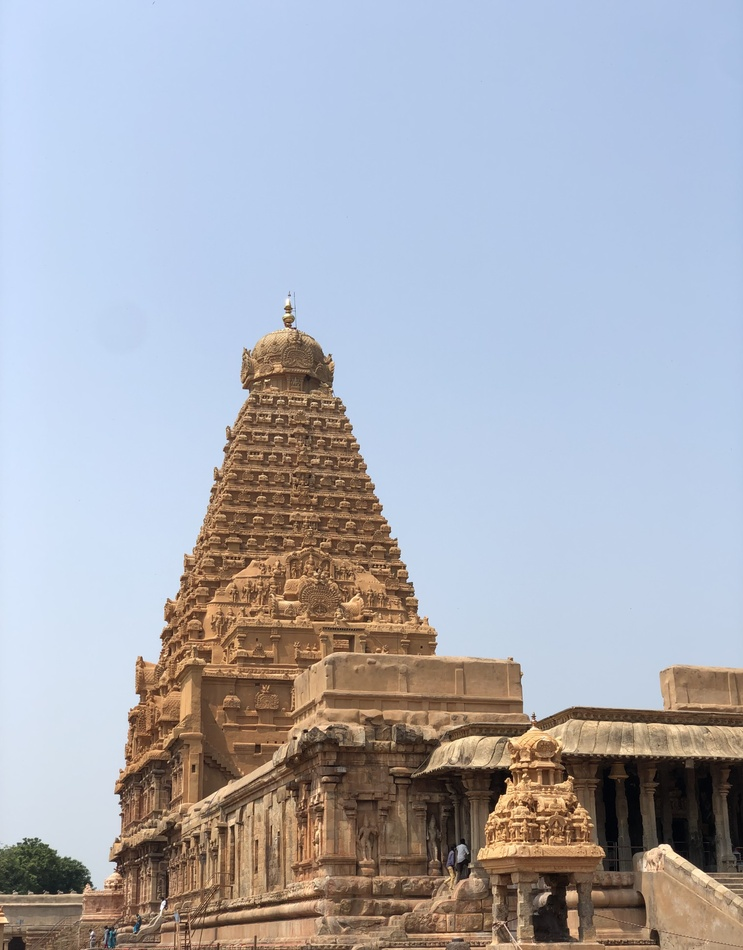
#> input picture data/reference/334f659051.jpg, 743 x 950 px, shrunk from 3022 x 3864 before the run
$ python -i preprocessing.py   (imports and definitions only)   (older library calls are emulated)
#> lines starting #> are read from the running program, lines starting #| are printed output that depends on the picture
#> further down, picture is the input picture: shape (950, 743, 3); mean B, G, R 182.3, 173, 170.5
"""
preprocessing.py — Image preprocessing for 3D reconstruction.

Steps applied:
  1. CLAHE (Contrast Limited Adaptive Histogram Equalization)
  2. Denoising (Non-local means)
  3. Sharpening (unsharp mask)
  4. Stone-texture enhancement (LAB colour adjustment)
  5. Quality assessment (blur metric, exposure)
"""

import logging
from typing import List, Tuple

import cv2
import numpy as np

logger = logging.getLogger(__name__)


def enhance_contrast(img: np.ndarray) -> np.ndarray:
    """CLAHE on luminance channel (preserves stone colour while boosting detail)."""
    lab = cv2.cvtColor(img, cv2.COLOR_BGR2LAB)
#> lab: shape (950, 743, 3); mean of channels 0, 1, 2 179.3, 130.4, 124
    l, a, b = cv2.split(lab)
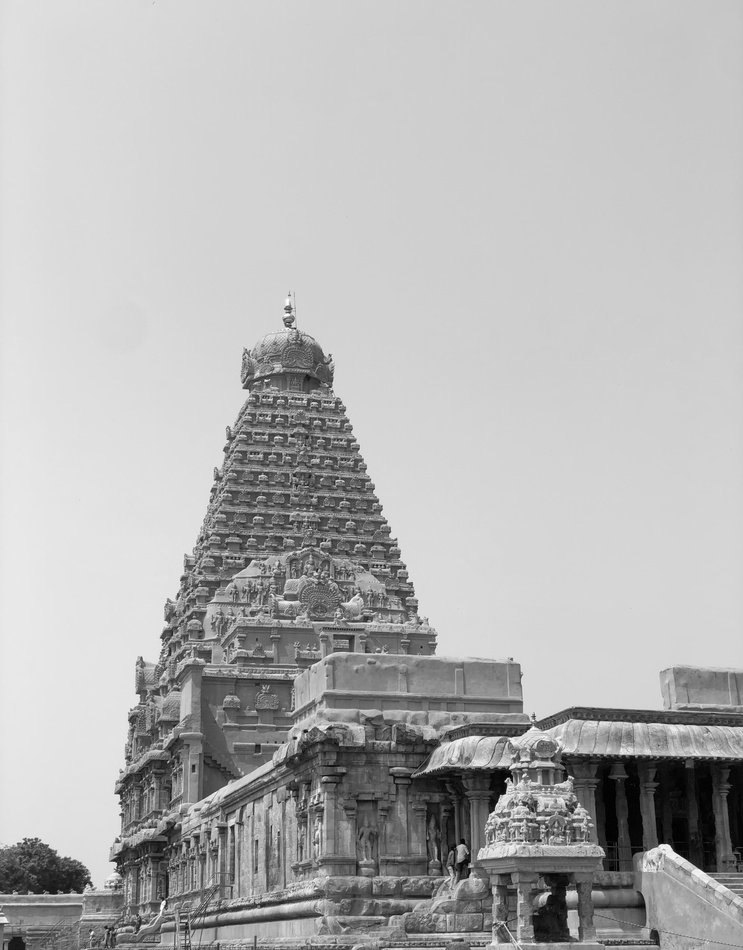
#> l: shape (950, 743); min 0, max 255, mean 179.3
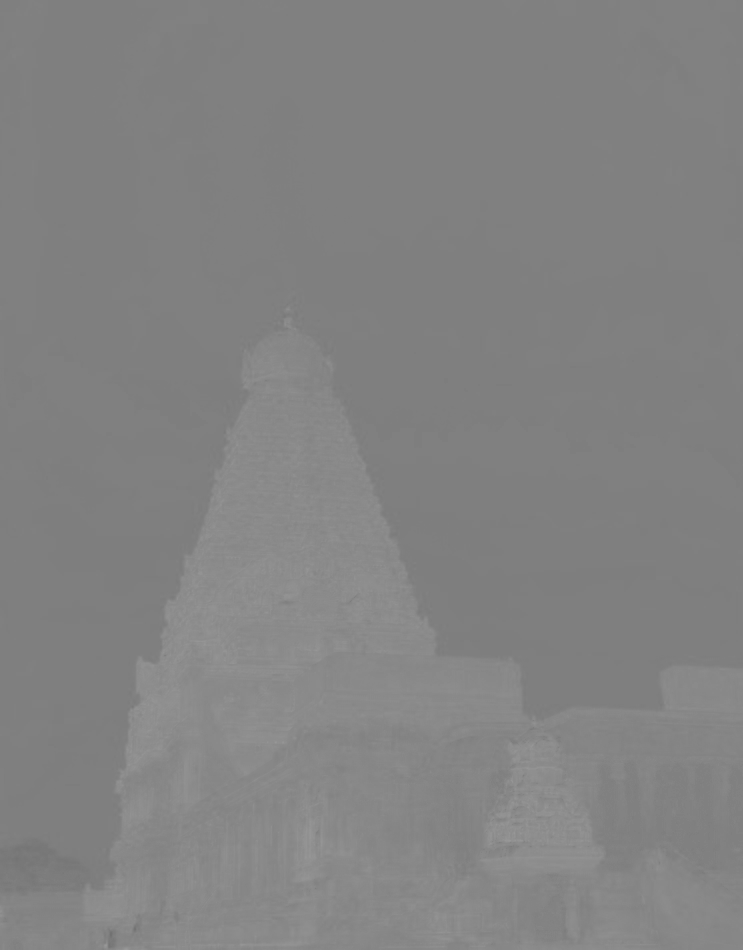
#> a: shape (950, 743); min 113, max 153, mean 130.4
    clahe = cv2.createCLAHE(clipLimit=2.0, tileGridSize=(8, 8))
    l = clahe.apply(l)
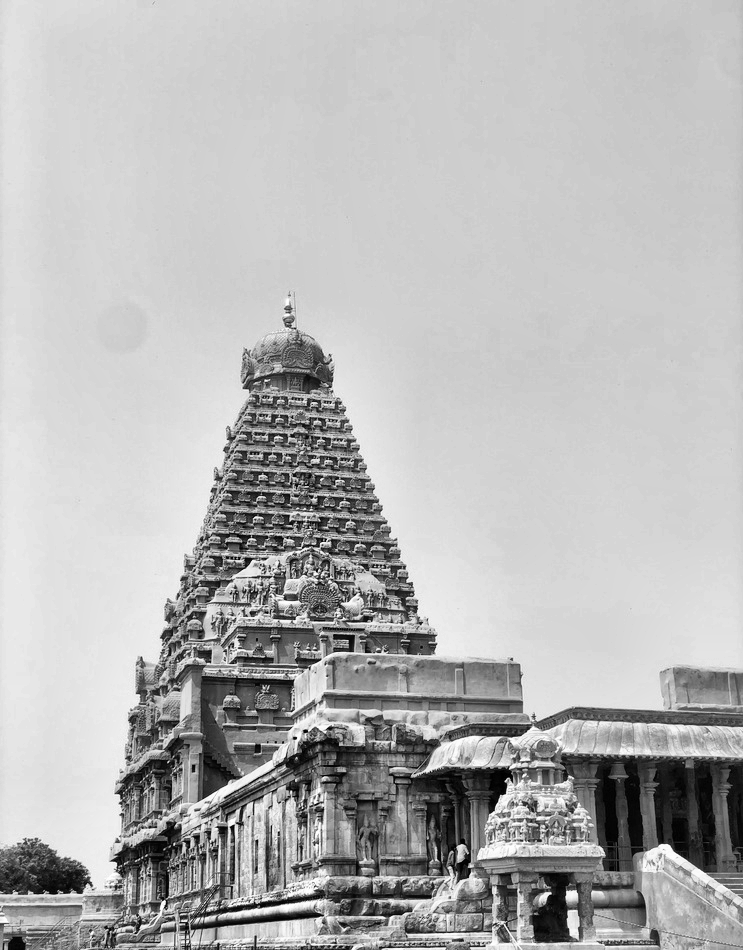
#> l: shape (950, 743); min 0, max 255, mean 181.6
    return cv2.cvtColor(cv2.merge([l, a, b]), cv2.COLOR_LAB2BGR)
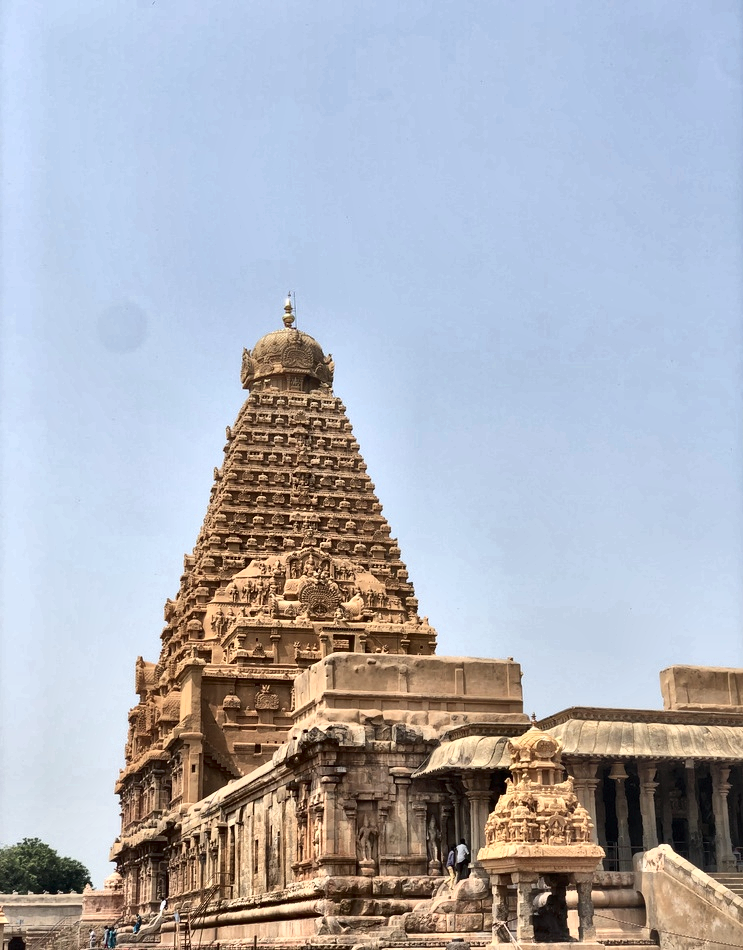
#> returned value: shape (950, 743, 3); mean B, G, R 185.2, 175.8, 173.1


def denoise(img: np.ndarray, h: float = 6.0) -> np.ndarray:
    """Fast non-local means denoising — reduces sensor noise without blurring edges."""
#> called with h = 6
    return cv2.fastNlMeansDenoisingColored(img, None, h, h, 7, 21)


def sharpen(img: np.ndarray, strength: float = 0.6) -> np.ndarray:
    """Unsharp mask to boost carved-stone edge detail."""
#> called with strength = 0.6
    blur = cv2.GaussianBlur(img, (0, 0), 3)
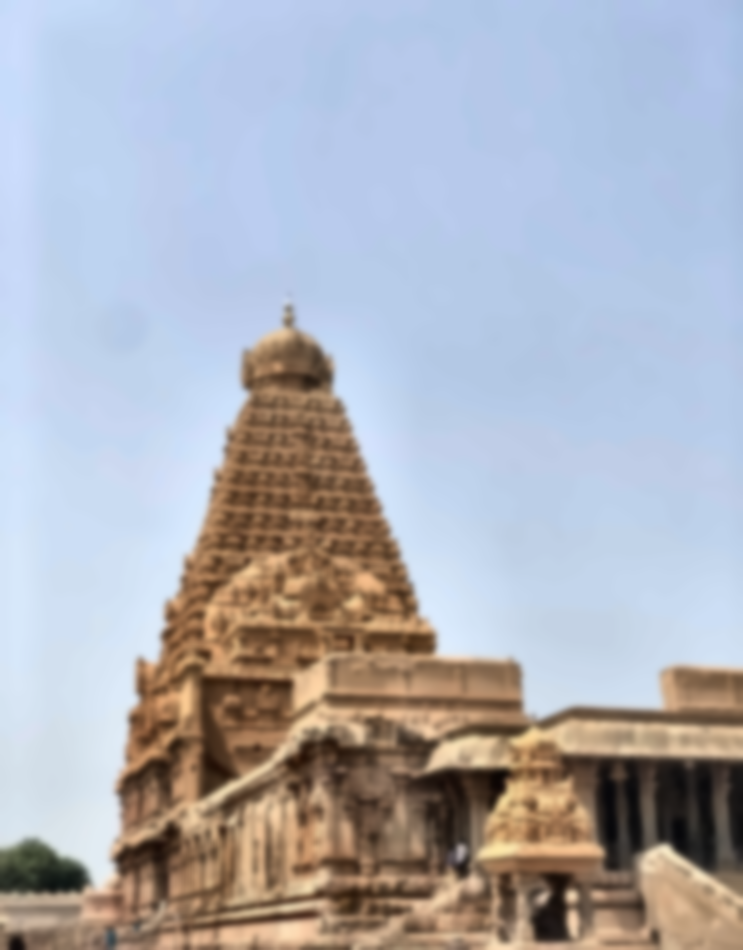
#> blur: shape (950, 743, 3); mean B, G, R 184.7, 175.6, 173.1
    return cv2.addWeighted(img, 1 + strength, blur, -strength, 0)
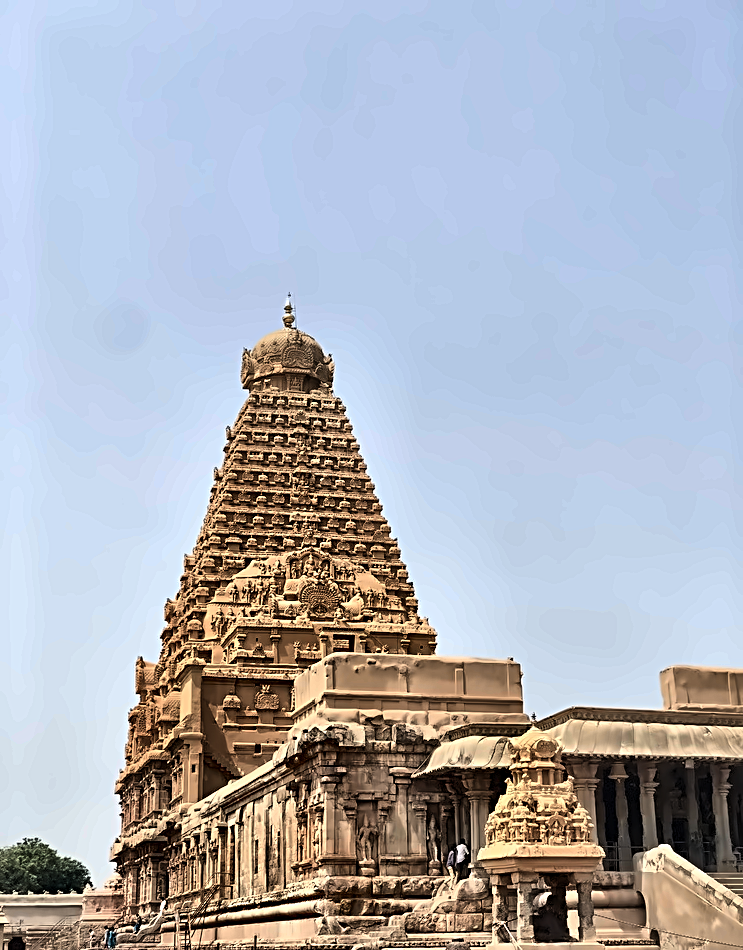
#> returned value: shape (950, 743, 3); mean of channels 0, 1, 2 185.1, 175.8, 172.1; drawn as B, G, R


def estimate_blur(img: np.ndarray) -> float:
    """Laplacian variance — higher = sharper. Below ~80 is blurry."""
    gray = cv2.cvtColor(img, cv2.COLOR_BGR2GRAY)
    return float(cv2.Laplacian(gray, cv2.CV_64F).var())


def estimate_exposure(img: np.ndarray) -> Tuple[float, str]:
    """Mean brightness and qualitative label."""
    mean = float(img.mean())
    if mean < 60:
        label = "underexposed"
    elif mean > 200:
        label = "overexposed"
    else:
        label = "good"
    return mean, label


def preprocess_image(img: np.ndarray, denoise_img: bool = True) -> np.ndarray:
    """Full preprocessing stack for a single image."""
    img = enhance_contrast(img)
    if denoise_img:
        img = denoise(img)
    img = sharpen(img)
    return img


def preprocess_batch(
    images: List[np.ndarray],
    denoise_imgs: bool = True,
) -> Tuple[List[np.ndarray], List[dict]]:
    """
    Preprocess all images; return processed list + quality report per image.
    Low-quality images (very blurry / over-exposed) are flagged but kept.
    """
    processed, quality = [], []
    for i, img in enumerate(images):
        p = preprocess_image(img, denoise_imgs)
        blur = estimate_blur(p)
        brightness, exposure = estimate_exposure(p)
        q = {"idx": i, "blur_score": round(blur, 1), "brightness": round(brightness, 1), "exposure": exposure}
        if blur < 40:
            logger.warning(f"Image {i}: very low sharpness ({blur:.1f}) — may hurt SfM")
            q["warning"] = "low_sharpness"
        processed.append(p)
        quality.append(q)
        logger.debug(f"  Image {i}: blur={blur:.1f}, brightness={brightness:.1f} ({exposure})")
    return processed, quality

>>> import cv2
>>> picture = cv2.imread('../data/reference/334f659051.jpg')
>>> result = preprocess_image(picture)
